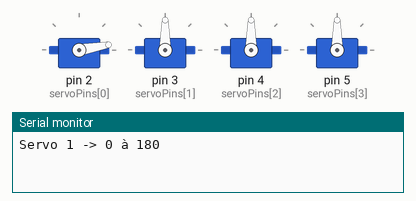
This sketch was run on a simulated Arduino Uno, built with avr-gcc and run on an emulated ATmega328P. Shown: 4 × servo, the last lines printed to the serial monitor.

Above: at 0.05 s.
At 1.4 s:
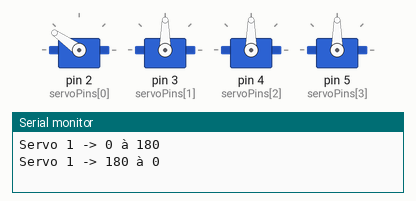
At 2.8 s:
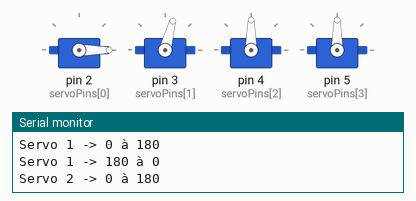
At 4.95 s:
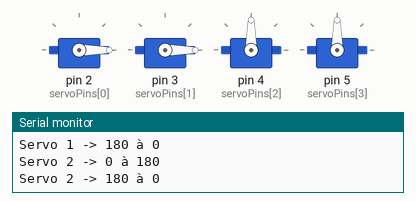
At 7.4 s:
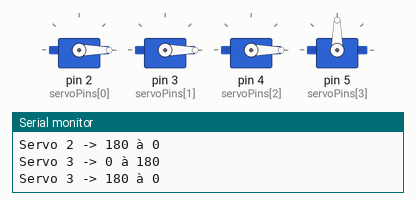
At 9.9 s:
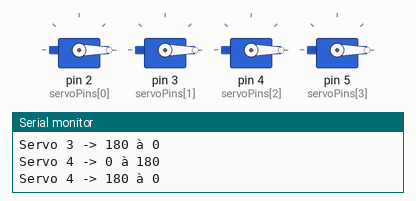
Timing chart, 0 to 12.9 s (numbered marks = the images above):
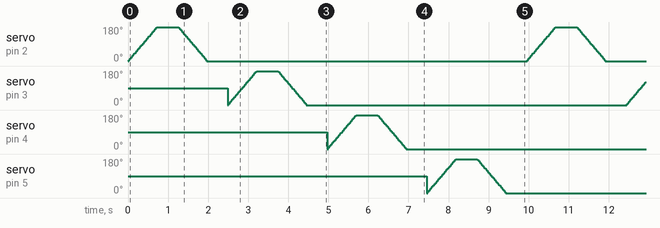

The sketch:

Code.ino
```cpp
#include <Servo.h> // On importe la bibliothèque Servo pour contrôler les servomoteurs

// Création des objets Servo pour chacun des 4 servos
Servo servo1;
Servo servo2;
Servo servo3;
Servo servo4;

// Tableau des broches GPIO sur lesquelles les servos sont connectés
int servoPins[] = {2, 3, 4, 5};

// Tableau d'objets Servo pour pouvoir boucler facilement
Servo servos[4];

void setup() {
  Serial.begin(9600); // On initialise la communication série pour afficher des messages

  // On relie chaque objet Servo à la broche correspondante
  for (int i = 0; i < 4; i++) {
    servos[i].attach(servoPins[i]); // attach() configure la broche pour générer le PWM
  }
}

void loop() {
  // On parcourt les 4 servos un par un
  for (int i = 0; i < 4; i++) {
    Serial.print("Servo ");       // Affiche "Servo "
    Serial.print(i + 1);          // Affiche le numéro du servo (1 à 4)
    Serial.println(" -> 0 à 180"); // Affiche l'action en cours

    // Mouvement progressif du servo de 0° à 180°
    for (int angle = 0; angle <= 180; angle += 5) {
      servos[i].write(angle); // Envoie la position au servo
      delay(20);              // Pause pour que le servo ait le temps de bouger
    }
    delay(500); // Pause d'une demi-seconde à 180° pour stabiliser le servo

    Serial.print("Servo ");
    Serial.print(i + 1);
    Serial.println(" -> 180 à 0"); // Affiche l'action en cours

    // Mouvement progressif du servo de 180° à 0°
    for (int angle = 180; angle >= 0; angle -= 5) {
      servos[i].write(angle); // Envoie la position au servo
      delay(20);              // Pause pour un mouvement fluide
    }
    delay(500); // Pause d'une demi-seconde à 0° avant de passer au servo suivant
  }

  // Quand le dernier servo a fini, la boucle recommence automatiquement
}
```
